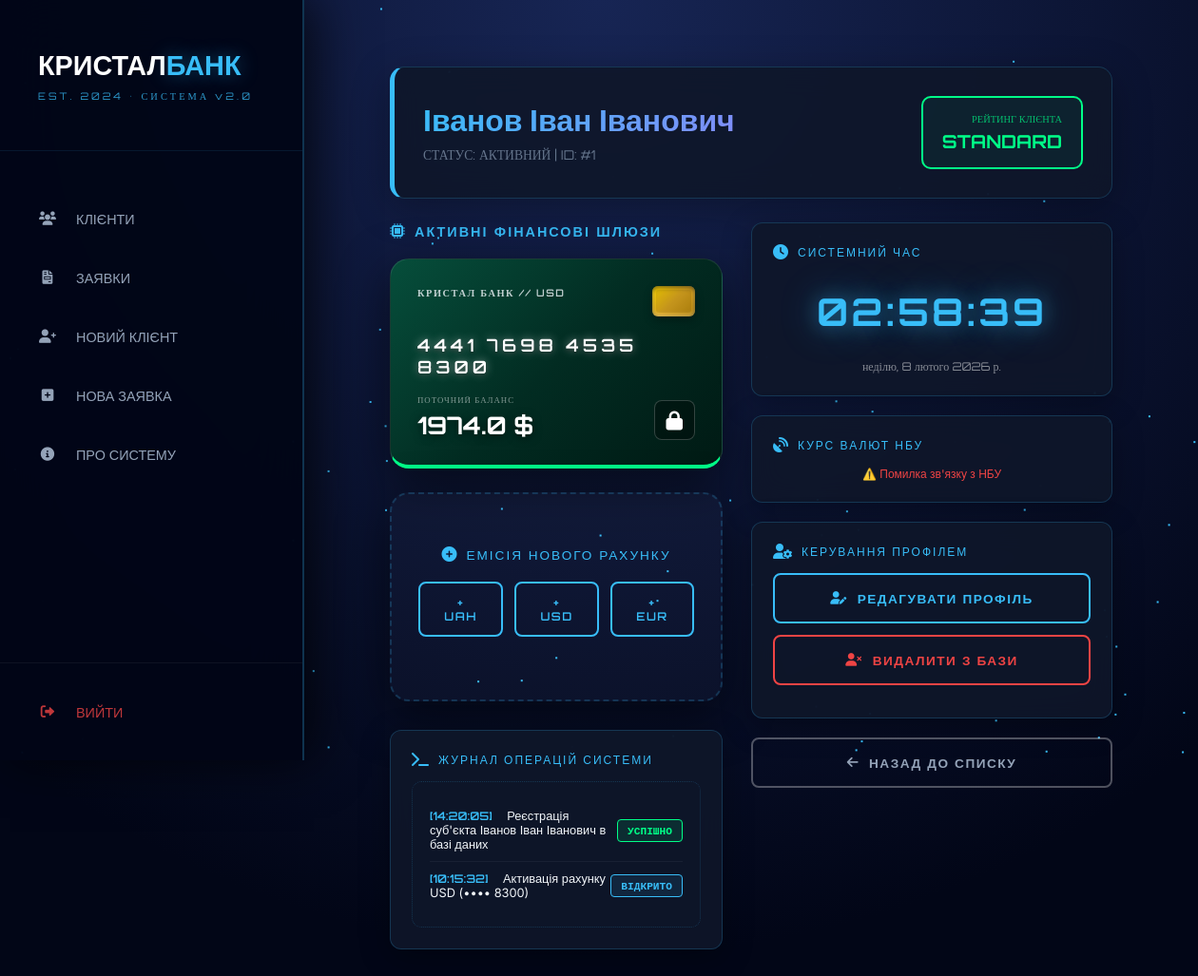
/client/1 (signed in), run on the app's committed database.
### tables this page shows
CREATE TABLE clients (
            id INTEGER PRIMARY KEY AUTOINCREMENT,
            name TEXT NOT NULL,
            phone TEXT NOT NULL UNIQUE,
            type TEXT NOT NULL CHECK(type IN ('Фізична особа', 'Юридична особа')),
            created_at TIMESTAMP DEFAULT CURRENT_TIMESTAMP,
            updated_at TIMESTAMP DEFAULT CURRENT_TIMESTAMP
        );

CREATE TABLE cards (
            id INTEGER PRIMARY KEY AUTOINCREMENT,
            client_id INTEGER NOT NULL,
            card_number TEXT UNIQUE NOT NULL,
            balance REAL DEFAULT 0.0 CHECK(balance >= 0),
            currency TEXT DEFAULT 'UAH' CHECK(currency IN ('UAH', 'USD', 'EUR')),
            status TEXT DEFAULT 'Активна' CHECK(status IN ('Активна', 'Заблокована')),
            created_at TIMESTAMP DEFAULT CURRENT_TIMESTAMP,
            updated_at TIMESTAMP DEFAULT CURRENT_TIMESTAMP,
            FOREIGN KEY (client_id) REFERENCES clients (id) ON DELETE CASCADE
        );

### app.py (the view)
@app.route("/client/<int:client_id>")
@login_required
def client_profile(client_id):
    db = get_db()
    client = db.execute("SELECT * FROM clients WHERE id=?", (client_id,)).fetchone()
    if not client:
        flash("❌ Клієнта не знайдено", "error")
        return redirect("/clients")
    cards = db.execute(
        "SELECT * FROM cards WHERE client_id=? ORDER BY created_at DESC",
        (client_id,)
    ).fetchall()
    transactions = db.execute("""
        SELECT t.*, c.currency
        FROM transactions t
        JOIN cards c ON t.card_id = c.id
        WHERE c.client_id = ?
        ORDER BY t.created_at DESC
        LIMIT 50
    """, (client_id,)).fetchall()
    rating = (
        {"label": "TRUSTED", "class": "rating-green", "score": 95}
        if client["type"] == "Юридична особа"
        else {"label": "STANDARD", "class": "rating-yellow", "score": 75}
    )
    return render_template(
        "client_profile.html",
        client=client,
        cards=cards,
        rating=rating,
        transactions=transactions
    )

### app.py (called while the page is built)
@app.after_request
def set_security_headers(response):
    response.headers['X-Content-Type-Options'] = 'nosniff'
    response.headers['X-Frame-Options'] = 'DENY'
    response.headers['X-XSS-Protection'] = '1; mode=block'
    response.headers['Strict-Transport-Security'] = 'max-age=31536000; includeSubDomains'
    response.headers['Content-Security-Policy'] = "default-src 'self' 'unsafe-inline' https://cdnjs.cloudflare.com https://cdn.jsdelivr.net https://fonts.googleapis.com https://bank.gov.ua; img-src 'self' data:;"
    return response

def login_required(f):
    @wraps(f)
    def decorated(*args, **kwargs):
        if "user" not in session:
            flash("Будь ласка, увійдіть в систему", "error")
            return redirect("/login")
        return f(*args, **kwargs)
    return decorated

### db.py (called while the page is built)
def get_db():
    conn = sqlite3.connect(DB_NAME, check_same_thread=False)
    conn.row_factory = sqlite3.Row
    conn.execute("PRAGMA foreign_keys = ON")
    conn.execute("PRAGMA journal_mode = WAL")  # Write-Ahead Logging для кращої продуктивності
    return conn

### templates/client_profile.html (shortened to what this page needs)
{% extends "base.html" %}
{% block content %}
<div class="content-wrapper">
    <div class="profile-header">
        <div>
            <h1 class="profile-name">{{ client.name }}</h1>
            <p style="color: #64748b; font-family: 'Orbitron'; margin-top: 8px; font-size: 0.85rem;">
                СТАТУС: АКТИВНИЙ | ID: #{{ client.id }}
            </p>
        </div>
        <div style="text-align: right; font-family: 'Orbitron'; color: var(--success); border: 2px solid var(--success); padding: 15px 20px; border-radius: 10px; background: rgba(0, 255, 136, 0.05);">
            <small style="display:block; font-size: 0.65rem; opacity: 0.7; margin-bottom: 5px;">РЕЙТИНГ КЛІЄНТА</small>
            <div style="font-size: 1.2rem; font-weight: 700;">{{ rating.label }}</div>
        </div>
    </div>
    <div class="profile-grid">
        <div class="main-column">
            <h3 class="widget-label" style="font-size: 0.9rem; margin-bottom: 20px;">
                <i class="fas fa-microchip"></i> АКТИВНІ ФІНАНСОВІ ШЛЮЗИ
            </h3>
            <div class="cards-grid">
                {% for card in cards %}
                <div class="bank-card {{ 'card-usd' if card.currency == 'USD' else 'card-uah' if card.currency == 'UAH' else 'card-eur' }}"
                     data-card-id="{{ card.id }}">
                    <div style="display: flex; justify-content: space-between; align-items: flex-start;">
                        <span style="font-family: 'Orbitron'; font-size: 0.65rem; opacity: 0.8; letter-spacing: 1.5px; font-weight: 600;">
                            КРИСТАЛ БАНК // {{ card.currency }}
                        </span>
                        <div class="card-chip"></div>
                    </div>
                    <div class="card-number">
                        {{ card.card_number }}
                    </div>
                    <div style="display: flex; justify-content: space-between; align-items: flex-end;">
                        <div>
                            <p style="font-size: 0.55rem; color: rgba(255,255,255,0.5); margin: 0 0 5px 0; font-family: 'Orbitron'; letter-spacing: 1px;">
                                ПОТОЧНИЙ БАЛАНС
                            </p>
                            <p style="font-family: 'Orbitron'; font-size: 1.6rem; color: #fff; margin: 0; font-weight: 700; text-shadow: 0 2px 10px rgba(0,0,0,0.5);">
                                {{ card.balance }} {{ '₴' if card.currency == 'UAH' else '$' if card.currency == 'USD' else '€' }}
                            </p>
                        </div>
                        <a href="/toggle-card/{{ card.id }}"
                           class="card-action-btn {% if card.status == 'Заблокована' %}card-blocked{% endif %}"
                           title="{{ 'Розблокувати картку' if card.status == 'Заблокована' else 'Заблокувати картку' }}">
                            <i class="fas {{ 'fa-unlock-alt' if card.status == 'Заблокована' else 'fa-lock' }} fa-lg"></i>
                        </a>
                    </div>
                </div>
                {% endfor %}
                {% if cards|length < 3 %}
                <div class="bank-card new-card-placeholder">
                    <p class="widget-label" style="margin-bottom: 20px; font-size: 0.85rem;">
                        <i class="fas fa-plus-circle"></i> ЕМІСІЯ НОВОГО РАХУНКУ
                    </p>
                    <div class="issue-card-buttons">
                        <a href="/issue-card/{{ client.id }}/UAH" class="btn-cyber-action btn-issue-card">
                            + UAH
                        </a>
                        <a href="/issue-card/{{ client.id }}/USD" class="btn-cyber-action btn-issue-card">
                            + USD
                        </a>
                        <a href="/issue-card/{{ client.id }}/EUR" class="btn-cyber-action btn-issue-card">
                            + EUR
                        </a>
                    </div>
                </div>
                {% endif %}
            </div>
            <div class="cyber-widget">
                <p class="widget-label">
                    <i class="fas fa-terminal"></i> ЖУРНАЛ ОПЕРАЦІЙ СИСТЕМИ
                </p>
                <div class="log-container">
                    <div class="log-entry">
                        <span>
                            <span class="log-time">[14:20:05]</span>
                            Реєстрація суб'єкта {{ client.name }} в базі даних
                        </span>
                        <span class="log-status status-success">УСПІШНО</span>
                    </div>
                    {% for card in cards %}
                    <div class="log-entry">
                        <span>
                            <span class="log-time">[10:15:32]</span>
                            Активація рахунку {{ card.currency }} (•••• {{ card.card_number[-4:] }})
                        </span>
                        <span class="log-status status-opened">ВІДКРИТО</span>
                    </div>
                    {% endfor %}
                </div>
            </div>
        </div>
        <div class="side-column">
            <div class="cyber-widget">
                <p class="widget-label">
                    <i class="fas fa-clock"></i> СИСТЕМНИЙ ЧАС
                </p>
                <div id="clock-profile">00:00:00</div>
                <div style="text-align: center; font-family: 'Orbitron'; font-size: 0.75rem; color: rgba(255,255,255,0.5); margin-top: 10px;" id="date-profile">
                </div>
            </div>
            <div class="cyber-widget">
                <p class="widget-label">
                    <i class="fas fa-satellite-dish"></i> КУРС ВАЛЮТ НБУ
                </p>
                <div id="rates-profile">
                </div>
            </div>
            <div class="cyber-widget">
                <p class="widget-label">
                    <i class="fas fa-user-cog"></i> КЕРУВАННЯ ПРОФІЛЕМ
                </p>
                <a href="/edit-client/{{ client.id }}" class="btn-cyber-action">
                    <i class="fas fa-user-edit"></i> РЕДАГУВАТИ ПРОФІЛЬ
                </a>
                <a href="/delete-client/{{ client.id }}" class="btn-cyber-action btn-danger-cyber" onclick="return confirm('⚠️ УВАГА!\n\nВи дійсно хочете видалити клієнта та всі пов\'язані дані?\n\nЦю дію неможливо скасувати!')">
                    <i class="fas fa-user-times"></i> ВИДАЛИТИ З БАЗИ
                </a>
            </div>
            <a href="/clients" class="btn-cyber-action" style="border-color: rgba(255,255,255,0.3); color: #94a3b8;">
                <i class="fas fa-arrow-left"></i> НАЗАД ДО СПИСКУ
            </a>
        </div>
    </div>
</div>
{% endblock %}

### templates/base.html (style rules this page uses)
:root { --accent: #38bdf8; --accent-glow: rgba(56, 189, 248, 0.6); --bg-dark-main: #0b1222; --sidebar-w: 320px; --card-bg-dark: rgba(2, 6, 23, 0.88); --glass-border: rgba(56, 189, 248, 0.25); --success: #00ff88; --warning: #fbbf24; --error: #ef4444; }
* { margin: 0; padding: 0; box-sizing: border-box; }
body { color: #f1f5f9; font-family: 'Inter', sans-serif; display: flex; min-height: 100vh; overflow-x: hidden; background: #0b1222; position: relative; }

### data on the page
clients: name "Іванов Іван Іванович", id "1"
cards: currency "USD", card_number "4441 7698 4535 8300", balance "1974.0", currency "$", card_number "8300"

### other printed values
{{ rating.label }} "STANDARD"
